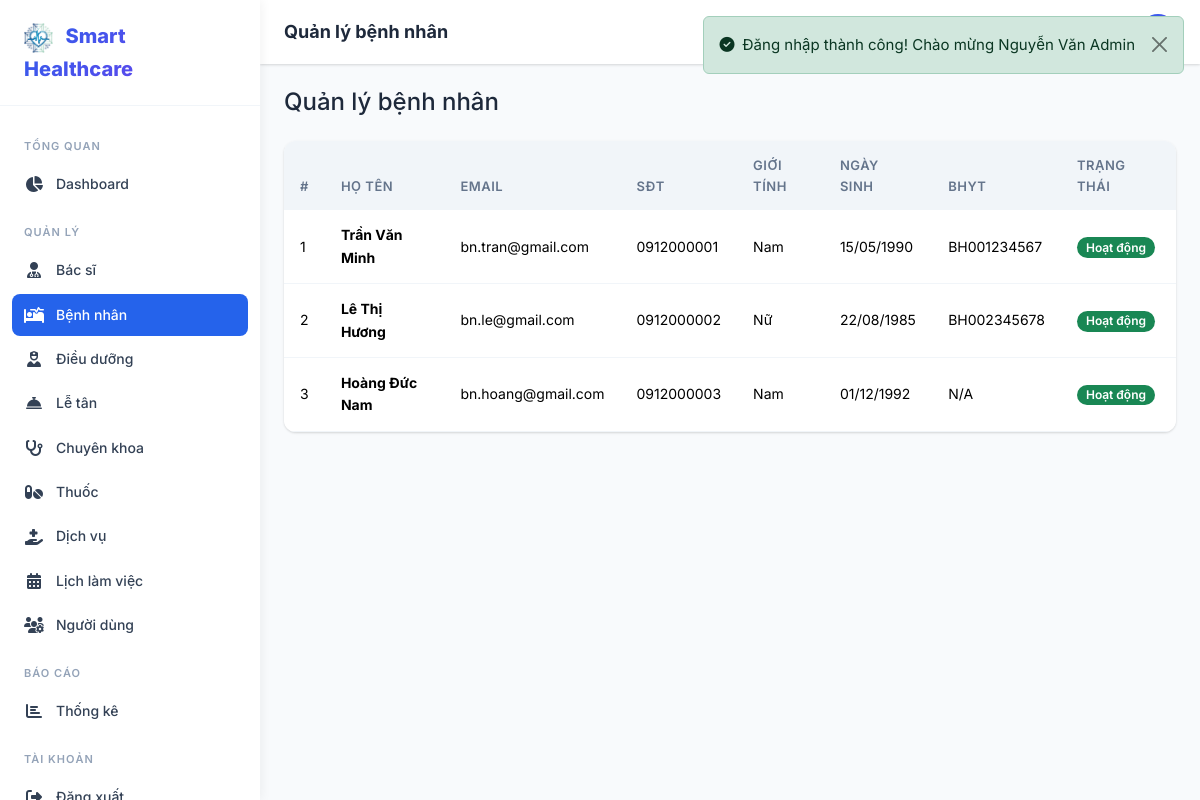
Screenshot of /admin/patients (signed in) with the database file from the repository.
### tables this page shows
CREATE TABLE patients (
    id INT AUTO_INCREMENT PRIMARY KEY,
    user_id INT NOT NULL UNIQUE,
    date_of_birth DATE DEFAULT NULL,
    gender ENUM('male','female','other') DEFAULT NULL,
    address TEXT DEFAULT NULL,
    blood_type VARCHAR(5) DEFAULT NULL,
    allergies TEXT DEFAULT NULL,
    insurance_number VARCHAR(50) DEFAULT NULL,
    emergency_contact VARCHAR(255) DEFAULT NULL,
    created_at TIMESTAMP DEFAULT CURRENT_TIMESTAMP,
    updated_at TIMESTAMP DEFAULT CURRENT_TIMESTAMP ON UPDATE CURRENT_TIMESTAMP,
    FOREIGN KEY (user_id) REFERENCES users(id) ON DELETE CASCADE
);

CREATE TABLE users (
    id INT AUTO_INCREMENT PRIMARY KEY,
    role_id INT NOT NULL,
    email VARCHAR(255) NOT NULL UNIQUE,
    password VARCHAR(255) NOT NULL,
    full_name VARCHAR(255) NOT NULL,
    phone VARCHAR(20) DEFAULT NULL,
    avatar VARCHAR(500) DEFAULT NULL,
    status ENUM('active','inactive','banned') DEFAULT 'active',
    created_at TIMESTAMP DEFAULT CURRENT_TIMESTAMP,
    updated_at TIMESTAMP DEFAULT CURRENT_TIMESTAMP ON UPDATE CURRENT_TIMESTAMP,
    INDEX idx_users_email (email),
    INDEX idx_users_role (role_id),
    INDEX idx_users_status (status),
    FOREIGN KEY (role_id) REFERENCES roles(id) ON DELETE RESTRICT
);

### app/controllers/AdminController.php (called while the page is built, shortened)
<?php
class AdminController extends Controller
{
    public function patients(): void
    {
        $patientModel = new Patient();
        $this->view('admin/patients', [
            'title'    => 'Quản lý bệnh nhân',
            'patients' => $patientModel->allWithUser(),
        ], 'dashboard');
    }
}

### public/index.php (called while the page is built, shortened)
<?php
require_once APP_PATH . '/helpers/functions.php';
$url = isset($_GET['url']) ? rtrim($_GET['url'], '/') : '';
$router = new Router();
$router->dispatch($url);

### app/core/Model.php (called while the page is built, shortened)
<?php
class Model
{
    protected static ?PDO $db = null;
    public static function setDatabase(PDO $pdo): void
    {
        self::$db = $pdo;
    }
    protected function db(): PDO
    {
        return self::$db;
    }
    public function query(string $sql, array $params = []): array
    {
        $stmt = $this->db()->prepare($sql);
        $stmt->execute($params);
        return $stmt->fetchAll();
    }
}

### app/models/Patient.php (called while the page is built, shortened)
<?php
class Patient extends Model
{
    public function allWithUser(): array
    {
        return $this->query(
            "SELECT p.*, u.email, u.full_name, u.phone, u.avatar, u.status
             FROM patients p JOIN users u ON p.user_id = u.id
             ORDER BY p.created_at DESC"
        );
    }
}

### app/views/admin/patients.php (the view)
<h4 class="mb-4">Quản lý bệnh nhân</h4>
<div class="table-custom"><div class="table-responsive"><table class="table">
    <thead><tr><th>#</th><th>Họ tên</th><th>Email</th><th>SĐT</th><th>Giới tính</th><th>Ngày sinh</th><th>BHYT</th><th>Trạng thái</th></tr></thead>
    <tbody>
        <?php foreach ($patients as $i => $p): ?>
        <tr>
            <td><?= $i + 1 ?></td><td><strong><?= e($p['full_name']) ?></strong></td><td><?= e($p['email']) ?></td>
            <td><?= e($p['phone']) ?></td><td><?= gender_label($p['gender'] ?? '') ?></td>
            <td><?= format_date($p['date_of_birth'] ?? '') ?></td><td><?= e($p['insurance_number'] ?? 'N/A') ?></td>
            <td><?= status_badge($p['status']) ?></td>
        </tr>
        <?php endforeach; ?>
    </tbody>
</table></div></div>

### app/helpers/functions.php (shortened to what this page needs)
<?php
function e(?string $value): string
{
    return htmlspecialchars($value ?? '', ENT_QUOTES, 'UTF-8');
}
function format_date(?string $date): string
{
    return date('d/m/Y', strtotime($date));
}
function status_badge(string $status): string
{
    $map = [
        'active'      => ['Hoạt động', 'success'],
        'inactive'    => ['Ngừng', 'secondary'],
        'banned'      => ['Khóa', 'danger'],
        'pending'     => ['Chờ xử lý', 'warning'],
        'confirmed'   => ['Đã xác nhận', 'info'],
        'in_progress' => ['Đang khám', 'primary'],
        'completed'   => ['Hoàn thành', 'success'],
        'cancelled'   => ['Đã hủy', 'danger'],
        'dispensed'   => ['Đã cấp', 'success'],
        'failed'      => ['Thất bại', 'danger'],
        'refunded'    => ['Hoàn tiền', 'warning'],
    ];
    $info = $map[$status] ?? [$status, 'secondary'];
    return '<span class="badge bg-' . $info[1] . '">' . $info[0] . '</span>';
}
function gender_label(?string $gender): string
{
    return match($gender) {
        'male'   => 'Nam',
        'female' => 'Nữ',
        'other'  => 'Khác',
        default  => 'Chưa xác định',
    };
}

### app/core/Router.php (shortened to what this page needs)
<?php
class Router
{
    private array $routes = [];
    private function addRoute(string $method, string $uri, string $action): void
    {
        $pattern = preg_replace('/\{([a-zA-Z_]+)\}/', '(?P<$1>[^/]+)', $uri);
        $pattern = '#^' . $pattern . '$#';
        $this->routes[] = [
            'method'  => $method,
            'pattern' => $pattern,
            'action'  => $action,
        ];
    }
    public function dispatch(string $url): void
    {
        $method = $_SERVER['REQUEST_METHOD'];
        foreach ($this->routes as $route) {
            if ($route['method'] !== $method) continue;
            if (preg_match($route['pattern'], $url, $matches)) {
                $params = array_filter($matches, 'is_string', ARRAY_FILTER_USE_KEY);
                [$controllerName, $actionName] = explode('@', $route['action']);
                $controller = new $controllerName();
                call_user_func_array([$controller, $actionName], $params);
                return;
            }
        }
    }
}

### assets/css/style.css (style rules this page uses)
:root { --primary: #2563eb; --primary-dark: #1d4ed8; --primary-light: #dbeafe; --accent: #10b981; --accent-dark: #059669; --danger: #ef4444; --warning: #f59e0b; --info: #06b6d4; --dark: #1e293b; --dark-2: #334155; --gray: #64748b; --gray-light: #94a3b8; --light: #f1f5f9; --lighter: #f8fafc; --white: #ffffff; --shadow: 0 1px 3px rgba(0,0,0,.1), 0 1px 2px rgba(0,0,0,.06); --shadow-md: 0 4px 6px rgba(0,0,0,.07), 0 2px 4px rgba(0,0,0,.06); --shadow-lg: 0 10px 15px rgba(0,0,0,.1), 0 4px 6px rgba(0,0,0,.05); --radius: 0.75rem; --radius-sm: 0.5rem; --sidebar-width: 260px; --topbar-height: 64px; --transition: all 0.3s ease; --font: 'Inter', -apple-system, BlinkMacSystemFont, sans-serif; --gradient-primary: linear-gradient(135deg, #2563eb 0%, #7c3aed 100%); --gradient-accent: linear-gradient(135deg, #10b981 0%, #06b6d4 100%); --gradient-hero: linear-gradient(135deg, #1e3a8a 0%, #7c3aed 50%, #2563eb 100%); }
* { margin: 0; padding: 0; box-sizing: border-box; }
body { font-family: var(--font); font-size: 0.9375rem; color: var(--dark); background: var(--lighter); line-height: 1.6; -webkit-font-smoothing: antialiased; }
.table-custom { border-radius: var(--radius); overflow: hidden; box-shadow: var(--shadow); background: var(--white); }
.table-custom .table { margin: 0; }
.table-custom .table thead th { background: var(--light); font-weight: 600; font-size: 0.8125rem; text-transform: uppercase; letter-spacing: 0.5px; color: var(--gray); border: none; padding: 0.875rem 1rem; }
.table-custom .table td { padding: 0.875rem 1rem; vertical-align: middle; border-color: var(--light); font-size: 0.875rem; }
.badge { font-weight: 600; font-size: 0.75rem; padding: 0.35em 0.75em; border-radius: 50px; }

### rows the page displays
patients: user.full_name "Trần Văn Minh", user.email "bn.tran@gmail.com", user.phone "0912000001", gender "Nam", date_of_birth "15/05/1990", insurance_number "BH001234567", user.status "Hoạt động"
patients: user.full_name "Lê Thị Hương", user.email "bn.le@gmail.com", user.phone "0912000002", gender "Nữ", date_of_birth "22/08/1985", insurance_number "BH002345678", user.status "Hoạt động"
patients: user.full_name "Hoàng Đức Nam", user.email "bn.hoang@gmail.com", user.phone "0912000003", gender "Nam", date_of_birth "01/12/1992", insurance_number "N/A", user.status "Hoạt động"
